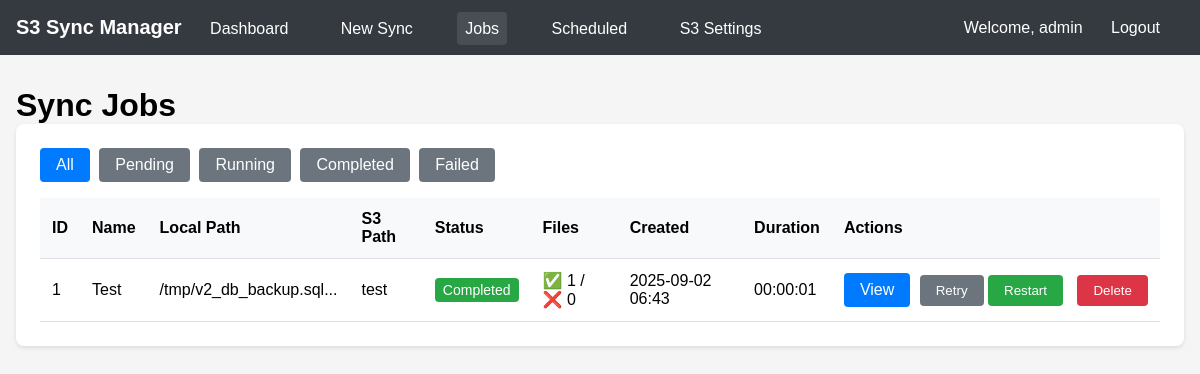
/jobs.php (signed in), run on the app's committed database.
### tables this page shows
CREATE TABLE sync_jobs (
            id INTEGER PRIMARY KEY AUTOINCREMENT,
            name TEXT NOT NULL,
            local_path TEXT NOT NULL,
            s3_path TEXT NOT NULL,
            s3_settings_id INTEGER NOT NULL,
            status TEXT DEFAULT 'pending',
            created_at DATETIME DEFAULT CURRENT_TIMESTAMP,
            started_at DATETIME,
            completed_at DATETIME,
            error_message TEXT,
            files_synced INTEGER DEFAULT 0,
            files_failed INTEGER DEFAULT 0, overwrite_files BOOLEAN DEFAULT 1, files_skipped INTEGER DEFAULT 0, process_id INTEGER, can_be_stopped BOOLEAN DEFAULT 1, paused_at DATETIME, resumed_at DATETIME,
            FOREIGN KEY (s3_settings_id) REFERENCES s3_settings(id)
        );

### jobs.php (the view, shortened to what this page needs)
<?php
require_once __DIR__ . '/includes/header.php';
$db = (new Database())->getConnection();
$status = $_GET['status'] ?? '';
$where = '';
$params = [];
$stmt = $db->prepare("SELECT j.*, s.name as settings_name
                      FROM sync_jobs j
                      LEFT JOIN s3_settings s ON j.s3_settings_id = s.id
                      $where
                      ORDER BY j.created_at DESC");
$stmt->execute($params);
$jobs = $stmt->fetchAll(PDO::FETCH_ASSOC);
?>
<h1>Sync Jobs</h1>
<div class="card">
    <div style="margin-bottom: 1rem;">
        <a href="?status=" class="btn <?= !$status ? 'btn-primary' : 'btn-secondary' ?>">All</a>
        <a href="?status=pending" class="btn <?= $status === 'pending' ? 'btn-primary' : 'btn-secondary' ?>">Pending</a>
        <a href="?status=running" class="btn <?= $status === 'running' ? 'btn-primary' : 'btn-secondary' ?>">Running</a>
        <a href="?status=completed" class="btn <?= $status === 'completed' ? 'btn-primary' : 'btn-secondary' ?>">Completed</a>
        <a href="?status=failed" class="btn <?= $status === 'failed' ? 'btn-primary' : 'btn-secondary' ?>">Failed</a>
    </div>
    <?php if (count($jobs) > 0): ?>
        <table>
            <thead>
                <tr>
                    <th>ID</th>
                    <th>Name</th>
                    <th>Local Path</th>
                    <th>S3 Path</th>
                    <th>Status</th>
                    <th>Files</th>
                    <th>Created</th>
                    <th>Duration</th>
                    <th>Actions</th>
                </tr>
            </thead>
            <tbody>
                <?php foreach ($jobs as $job): ?>
                    <tr>
                        <td><?= $job['id'] ?></td>
                        <td><?= htmlspecialchars($job['name']) ?></td>
                        <td title="<?= htmlspecialchars($job['local_path']) ?>">
                            <?= htmlspecialchars(substr($job['local_path'], 0, 30)) ?>...
                        </td>
                        <td><?= htmlspecialchars($job['s3_path']) ?></td>
                        <td>
                            <span class="status-badge status-<?= $job['status'] ?>">
                                <?= ucfirst($job['status']) ?>
                            </span>
                        </td>
                        <td>
                            <?php if ($job['status'] === 'completed' || $job['status'] === 'failed'): ?>
                                ✅ <?= $job['files_synced'] ?> / ❌ <?= $job['files_failed'] ?>
                            <?php else: ?>
                                -
                            <?php endif; ?>
                        </td>
                        <td><?= date('Y-m-d H:i', strtotime($job['created_at'])) ?></td>
                        <td>
                            <?php if ($job['started_at'] && $job['completed_at']): ?>
                                <?php
                                $start = strtotime($job['started_at']);
                                $end = strtotime($job['completed_at']);
                                $duration = $end - $start;
                                echo gmdate('H:i:s', $duration);
                                ?>
                            <?php else: ?>
                                -
                            <?php endif; ?>
                        </td>
                        <td>
                            <a href="/job-details.php?id=<?= $job['id'] ?>" class="btn btn-primary">View</a>
                            <?php if ($job['status'] === 'running'): ?>
                                <button onclick="controlJob(<?= $job['id'] ?>, 'pause')" class="btn btn-secondary">Pause</button>
                                <button onclick="controlJob(<?= $job['id'] ?>, 'stop')" class="btn btn-danger">Stop</button>
                            <?php elseif ($job['status'] === 'paused'): ?>
                                <button onclick="controlJob(<?= $job['id'] ?>, 'resume')" class="btn btn-success">Resume</button>
                                <button onclick="controlJob(<?= $job['id'] ?>, 'stop')" class="btn btn-danger">Stop</button>
                            <?php elseif ($job['status'] === 'failed' || $job['status'] === 'completed' || $job['status'] === 'stopped'): ?>
                                <form method="POST" action="/retry-job.php" style="display: inline;">
                                    <button type="submit" class="btn btn-secondary">Retry</button>
                                </form>
                                <button onclick="controlJob(<?= $job['id'] ?>, 'restart')" class="btn btn-success">Restart</button>
                                <button onclick="deleteJob(<?= $job['id'] ?>)" class="btn btn-danger" style="margin-left: 5px;">Delete</button>
                            <?php else: ?>
                                <span class="text-muted">No actions available</span>
                            <?php endif; ?>
                        </td>
                    </tr>
                <?php endforeach; ?>
            </tbody>
        </table>
    <?php else: ?>
        <p>No jobs found.</p>
    <?php endif; ?>
</div>
<?php require_once __DIR__ . '/includes/footer.php'; ?>

### includes/header.php (style rules this page uses)
* { margin: 0; padding: 0; box-sizing: border-box; }
body { font-family: Arial, sans-serif; background: #f5f5f5; }
.card { background: white; border-radius: 8px; padding: 1.5rem; box-shadow: 0 2px 4px rgba(0,0,0,0.1); margin-bottom: 1rem; }
.btn { padding: 0.5rem 1rem; border: none; border-radius: 4px; cursor: pointer; text-decoration: none; display: inline-block; }
.btn-primary { background: #007bff; color: white; }
.btn-success { background: #28a745; color: white; }
.btn-danger { background: #dc3545; color: white; }
.btn-secondary { background: #6c757d; color: white; }
table { width: 100%; border-collapse: collapse; }
th, td { padding: 0.75rem; text-align: left; border-bottom: 1px solid #dee2e6; }
th { background: #f8f9fa; font-weight: bold; }
.status-badge { padding: 0.25rem 0.5rem; border-radius: 4px; font-size: 0.875rem; }
.status-completed { background: #28a745; color: white; }
td:last-child { white-space: nowrap; min-width: 200px; }
.btn { margin-right: 5px; }
.btn:last-child { margin-right: 0; }

### data on the page
sync_jobs: id "1", name "Test", local_path "/tmp/v2_db_backup.sql", s3_path "test", status "Completed", files_synced "1", files_failed "0", created_at "2025-09-02 06:43", gmdate('H:i:s', $duration) "00:00:01"

### other printed values
$currentUser['username'] "admin"
